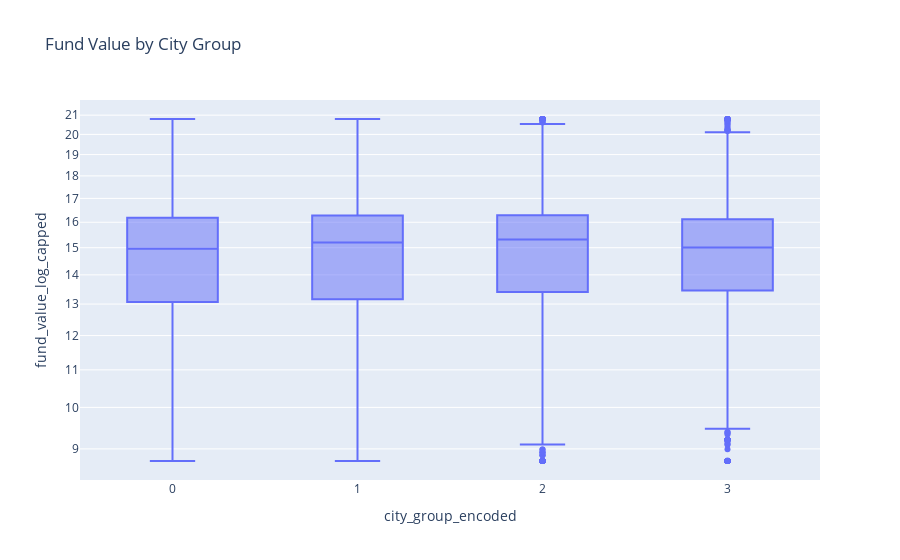

Notebook cell for this chart:
### Code cell
fig = px.box(df, x='city_group_encoded', y='fund_value_log_capped', log_y=True,
             title='Fund Value by City Group')
fig.show()

### Figure 1 — Plotly figure (JSON) as saved in the notebook; plotly's stock layout.template omitted (floating-point values rounded to 4 significant figures; data arrays with more than 128 entries replaced by an {"elided": "..."} marker saying what was removed)
{"data": [{"alignmentgroup": "True", "hovertemplate": "city_group_encoded=%{x}<br>fund_value_log_capped=%{y}<extra></extra>", "legendgroup": "", "marker": {"color": "#636efa"}, "name": "", "notched": false, "offsetgroup": "", "orientation": "v", "showlegend": false, "type": "box", "x": {"elided": "57286 int values"}, "x0": " ", "xaxis": "x", "y": {"elided": "57286 float values"}, "y0": " ", "yaxis": "y"}], "layout": {"boxmode": "group", "legend": {"tracegroupgap": 0}, "title": {"text": "Fund Value by City Group"}, "xaxis": {"anchor": "y", "domain": [0, 1], "title": {"text": "city_group_encoded"}}, "yaxis": {"anchor": "x", "domain": [0, 1], "title": {"text": "fund_value_log_capped"}, "type": "log"}}}
